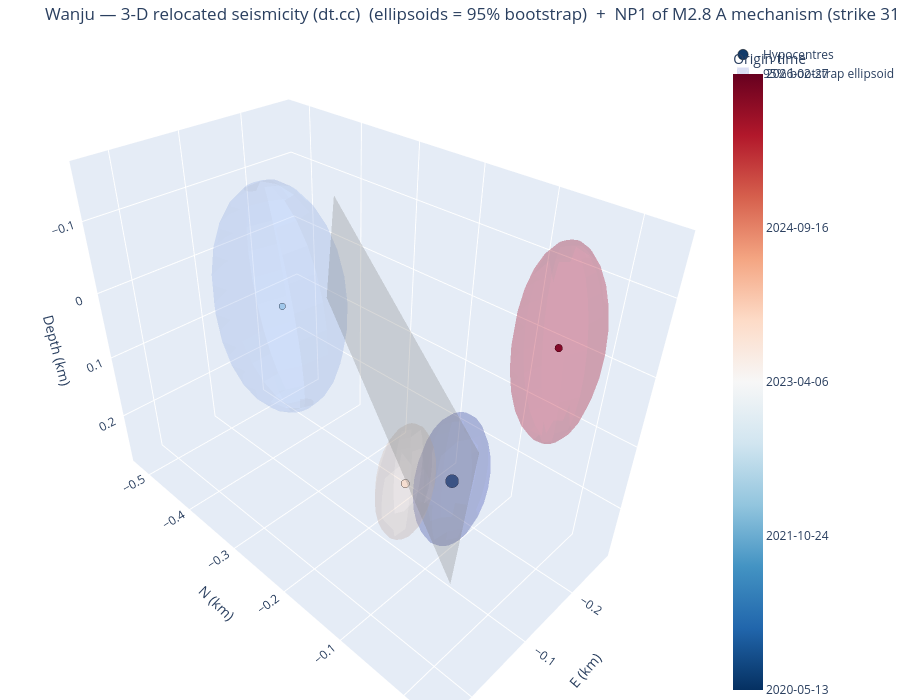

The code cell stored with this chart in its notebook:
### Markdown cell above
The same view with the per-event uncertainty drawn as a **95% bootstrap error ellipsoid**
(`error="ellipsoid"`) instead of whisker bars: each ellipsoid's shape is the bootstrap sample covariance
and its size the empirical 95% Mahalanobis radius (95% of replicas inside), coloured like its hypocentre.
Tight horizontal but loose depth control shows up as a vertically elongated ellipsoid.

### Code cell
fig3d_e = viz.plot_3d_plane(cfg, VELMODEL, error="ellipsoid", frame_from=FRAME_FROM, mech_select=MECH_SELECT)
try:
    fig3d_e.write_image(f"/tmp/{CLUSTER}_3d_ellipsoid.png", scale=2)
except Exception:
    pass
fig3d_e

### Figure 1 — Plotly figure (JSON) as saved in the notebook; plotly's stock layout.template omitted (floating-point values rounded to 4 significant figures; data arrays with more than 128 entries replaced by an {"elided": "..."} marker saying what was removed)
{"data": [{"marker": {"color": [18400.0, 19060.0, 19600.0, 20510.0], "colorbar": {"ticktext": ["2020-05-13", "2021-10-24", "2023-04-06", "2024-09-16", "2026-02-27"], "tickvals": [18400.0, 18920.0, 19450.0, 19980.0, 20510.0], "title": {"text": "Origin time"}}, "colorscale": [[0, "rgb(5,48,97)"], [0.1, "rgb(33,102,172)"], [0.2, "rgb(67,147,195)"], [0.3, "rgb(146,197,222)"], [0.4, "rgb(209,229,240)"], [0.5, "rgb(247,247,247)"], [0.6, "rgb(253,219,199)"], [0.7, "rgb(244,165,130)"], [0.8, "rgb(214,96,77)"], [0.9, "rgb(178,24,43)"], [1, "rgb(103,0,31)"]], "line": {"color": "black", "width": 0.5}, "opacity": 0.95, "size": [15.2, 7.6, 9.6, 8.8]}, "mode": "markers", "name": "Hypocentres", "text": ["200000  M2.8", "200001  M0.9", "200002  M1.4", "200004  M1.2"], "type": "scatter3d", "x": [0.0, -0.1803, -0.0332, -0.2018], "y": [0.0, -0.4558, -0.0841, -0.0236], "z": [0.0, 0.0794, 0.0815, -0.0418]}, {"alphahull": 0, "color": "rgb(58,76,192)", "flatshading": true, "hoverinfo": "skip", "name": "95% bootstrap ellipsoid", "opacity": 0.18, "showlegend": true, "showscale": false, "type": "mesh3d", "x": {"elided": "196 float values"}, "y": {"elided": "196 float values"}, "z": {"elided": "196 float values"}}, {"alphahull": 0, "color": "rgb(163,193,254)", "flatshading": true, "hoverinfo": "skip", "name": "95% bootstrap ellipsoid", "opacity": 0.18, "showlegend": false, "showscale": false, "type": "mesh3d", "x": {"elided": "196 float values"}, "y": {"elided": "196 float values"}, "z": {"elided": "196 float values"}}, {"alphahull": 0, "color": "rgb(236,209,195)", "flatshading": true, "hoverinfo": "skip", "name": "95% bootstrap ellipsoid", "opacity": 0.18, "showlegend": false, "showscale": false, "type": "mesh3d", "x": {"elided": "196 float values"}, "y": {"elided": "196 float values"}, "z": {"elided": "196 float values"}}, {"alphahull": 0, "color": "rgb(179,3,38)", "flatshading": true, "hoverinfo": "skip", "name": "95% bootstrap ellipsoid", "opacity": 0.18, "showlegend": false, "showscale": false, "type": "mesh3d", "x": {"elided": "196 float values"}, "y": {"elided": "196 float values"}, "z": {"elided": "196 float values"}}, {"color": "gray", "hoverinfo": "name", "i": [0, 0], "j": [1, 3], "k": [3, 2], "name": "NP1 of M2.8 A mechanism 31/85", "opacity": 0.3, "showscale": false, "type": "mesh3d", "x": [0.02699, 0.01528, -0.2634, -0.2751], "y": [0.02885, 0.03595, -0.4507, -0.4436], "z": [0.09692, -0.06613, 0.09692, -0.06613]}], "layout": {"height": 700, "margin": {"b": 0, "l": 0, "r": 0, "t": 40}, "scene": {"aspectmode": "data", "xaxis": {"title": {"text": "E (km)"}}, "yaxis": {"title": {"text": "N (km)"}}, "zaxis": {"autorange": "reversed", "title": {"text": "Depth (km)"}}}, "title": {"text": "Wanju — 3-D relocated seismicity (dt.cc)  (ellipsoids = 95% bootstrap)  +  NP1 of M2.8 A mechanism (strike 31°, dip 85°)"}}}
